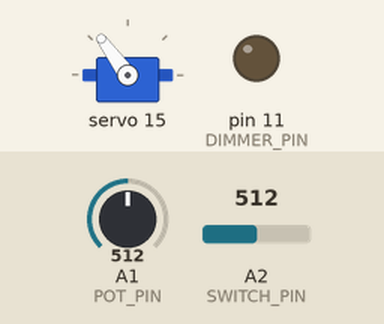
This sketch was run on a simulated Arduino Uno, built with avr-gcc and run on an emulated ATmega328P. Shown: servo, output pins drawn as LEDs (lit = HIGH). The test bench sets the inputs (shaded band); at power-on: A2 (SWITCH_PIN) = 512, A1 (POT_PIN) = 512.

Above: at 0.1 s.
At 1.8 s:
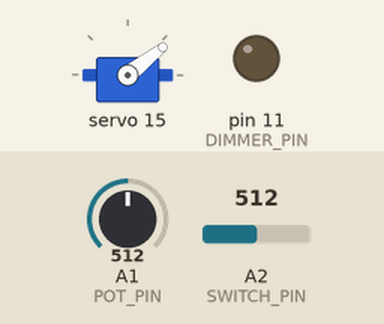
1.9 s: A2 (SWITCH_PIN) set to 893
3.6 s: A2 (SWITCH_PIN) set to 919
At 5.3 s:
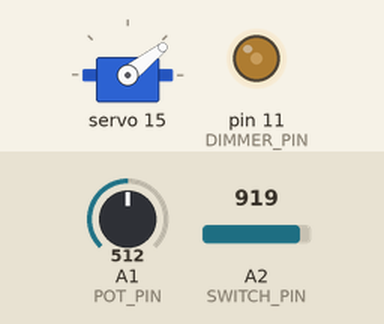
Timing chart, 0 to 6.8 s (numbered marks = the images above; inputs shaded):
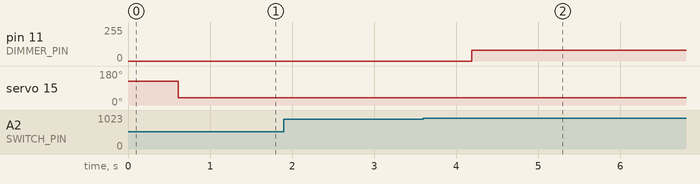

The sketch:

uselessBox.ino
```cpp
#include "globals.h"
#include "box.h"

Box uselessBox;

void setup()
{
  Serial.begin(9600);

  uselessBox.Initialize(
    SWITCH_PIN,
    POT_PIN,
    DIMMER_PIN,
    SERVO_PIN,
    SAMPLES);
}

void loop() {
  uselessBox.UpdateState();
}
```

box.cpp
```cpp
#include "box.h"

Box::Box() :
  m_pServo(nullptr),
  m_pSwitch(nullptr),
  m_pDimmer(nullptr),
  m_prevState(Switch::Off),
  m_time(millis()),
  m_sleeping(false)
{
  // empty
}

Box::~Box()
{
  delete m_pDimmer;
  delete m_pSwitch;
  delete m_pServo;
}

void Box::Initialize(
  int switchPin,
  int potPin,
  int dimmerPin,
  int servoPin,
  int samplingCount)
{
  m_pDimmer = new Dimmer(dimmerPin, potPin, samplingCount);
  m_pSwitch = new Switch(switchPin, samplingCount);
  m_pServo = new ServoControl(servoPin);
  m_pServo->Sleep();
}

void Box::UpdateState()
{
  Switch::State switchState = m_pSwitch->GetState();
  StateTransition(switchState);
}

void Box::StateTransition(Switch::State state)
{
  bool stateChange = m_prevState != state;

  switch (state)
  {
    case Switch::Off:
    {
      if (stateChange)
      {
        if (m_prevState == Switch::Arm)
        {
          // just retract the arm, we don't care about play timing here
          m_pServo->Retract();
        }
        else if (m_prevState == Switch::Light)
        {
          // turn off our light as we don't need it
          m_pDimmer->Off();
        }

        // begin timer capture so we can sleep our state(s)
        m_time = millis();
        m_sleeping = false;
      }

      // if we've been idle for more than 10 seconds, turn off the servos
      if (!m_sleeping &&
        millis() - m_time > 10000)
      {
        m_pServo->Sleep();
        m_sleeping = true;
      }

      break;
    }

    case Switch::Light:
    {
      // sleep the servo as we don't need it to respond to shit
      m_pServo->Sleep();

      m_pDimmer->On();

      break;
    }

    case Switch::Arm:
    {
      // turn off the dimmer
      // TODO - prob unnecessary due to Off state catch
      m_pDimmer->Off();

      m_pServo->Extend();
      break;
    }
  }

  m_prevState = state;
}
```

box.h
```cpp
#ifndef BOX_H
#define BOX_H

#include "Arduino.h"
#include "dimmer.h"
#include "servo.h"
#include "switch.h"

class Box
{
  public:
    Box();
    ~Box();

    void Initialize(
      int switchPin,
      int potPin,
      int dimmerPin,
      int servoPin,
      int samplingCount);

    void UpdateState();

  private:
    void StateTransition(Switch::State state);

  private:
    ServoControl *m_pServo;
    Switch *m_pSwitch;
    Dimmer *m_pDimmer;

    Switch::State m_prevState;
    unsigned long m_time;
    bool m_sleeping;
};

#endif
```

dimmer.cpp
```cpp
#include "dimmer.h"

Dimmer::Dimmer(int dimmerPin, int potPin, int samplingCount) :
  m_pin(dimmerPin),
  m_currentValue(0)
{
  m_pot = new Potentiometer(potPin, samplingCount);

  pinMode(m_pin, OUTPUT);
  analogWrite(m_pin, 0);
}

Dimmer::~Dimmer()
{
  delete m_pot;
}

void Dimmer::On()
{
  int value = m_pot->GetValue();

  // pot input should already be smoothed but update PWM signal on values > than
  // threshold to prevent light flickering (TODO - play w/ value?)
  int threshold = abs(m_currentValue - value);
  if (threshold > 3)
  {
    m_currentValue = value;
    analogWrite(m_pin, value);
    delay(100);
  }
}

void Dimmer::Off()
{
  if (m_currentValue > 0)
  {
    m_currentValue = 0;
    analogWrite(m_pin, 0);
  }
}
```

dimmer.h
```cpp
#ifndef DIMMER_H
#define DIMMER_H

#include "Arduino.h"
#include "potentiometer.h"

class Dimmer
{
  public:
    Dimmer(int dimmerPin, int potPin, int samplingCount);
    ~Dimmer();
    void On();
    void Off();

  private:
    int m_pin;
    int m_currentValue;
    Potentiometer* m_pot;
};

#endif
```

globals.h
```cpp
#ifndef GLOBALS_H
#define GLOBALS_H

// global pin defines
const int SWITCH_PIN = A2;
const int POT_PIN = A1;
const int DIMMER_PIN = 11;
const int SERVO_PIN = 15;

// global environment variables
const int SAMPLES = 15;

#endif
```

median.cpp
```cpp
//
// FILE: RunningMedian.cpp
// AUTHOR: Rob dot Tillaart at gmail dot com
// VERSION: 0.1.04
// PURPOSE: RunningMedian library for Arduino
//
// HISTORY:
// 0.1.00 - 2011-02-16 initial version
// 0.1.01 - 2011-02-22 added remarks from CodingBadly
// 0.1.02 - 2012-03-15 added
// 0.1.03 - 2013-09-30 added _sorted flag, minor refactor
// 0.1.04 - 2013-10-17 added getAverage(uint8_t) - kudo's to Sembazuru
//
// Released to the public domain
//

#include "Median.h"

RunningMedian::RunningMedian(uint8_t size)
{
    _size = constrain(size, MEDIAN_MIN_SIZE, MEDIAN_MAX_SIZE);
    // array's could be allocated by malloc here,
    // but using fixed size is easier.
    clear();
}

RunningMedian::RunningMedian()
{
    _size = MEDIAN_DEF_SIZE;
    clear();
}
// resets all counters
void RunningMedian::clear()
{
    _cnt = 0;
    _idx = 0;
    _sorted = false;
}

// adds a new value to the data-set
// or overwrites the oldest if full.
void RunningMedian::add(float value)
{
    _ar[_idx++] = value;
    if (_idx >= _size) _idx = 0; // wrap around
    if (_cnt < _size) _cnt++;
    _sorted = false;
}

float RunningMedian::getMedian()
{
    if (_cnt > 0)
    {
        if (_sorted == false) sort();
        return _as[_cnt/2];
    }
    return NAN;
}

#ifdef RUNNING_MEDIAN_ALL
float RunningMedian::getHighest()
{
    if (_cnt > 0)
    {
        if (_sorted == false) sort();
        return _as[_cnt-1];
    }
    return NAN;
}

float RunningMedian::getLowest()
{
    if (_cnt > 0)
    {
        if (_sorted == false) sort();
        return _as[0];
    }
    return NAN;
}

float RunningMedian::getAverage()
{
    if (_cnt > 0)
    {
        float sum = 0;
        for (uint8_t i=0; i< _cnt; i++) sum += _ar[i];
        return sum / _cnt;
    }
    return NAN;
}

float RunningMedian::getAverage(uint8_t nMedians)
{
    if ((_cnt > 0) && (nMedians > 0))
    {
        if (_cnt < nMedians) nMedians = _cnt;     // when filling the array for first time
        uint8_t start = ((_cnt - nMedians)/2);
        uint8_t stop = start + nMedians;
        sort();
        float sum = 0;
        for (uint8_t i = start; i < stop; i++) sum += _as[i];
        return sum / nMedians;
    }
    return NAN;
}

uint8_t RunningMedian::getSize() { return _size; };

uint8_t RunningMedian::getCount() { return _cnt; };
#endif

void RunningMedian::sort()
{
    // copy
    for (uint8_t i=0; i< _cnt; i++) _as[i] = _ar[i];

    // sort all
    for (uint8_t i=0; i< _cnt-1; i++)
    {
        uint8_t m = i;
        for (uint8_t j=i+1; j< _cnt; j++)
        {
            if (_as[j] < _as[m]) m = j;
        }
        if (m != i)
        {
            float t = _as[m];   // PATCH from 0.1.05 (was long)
            _as[m] = _as[i];
            _as[i] = t;
        }
    }
    _sorted = true;
}
```

median.h
```cpp
#ifndef MEDIAN_H
#define MEDIAN_H
//
//    FILE: RunningMedian.h
//  AUTHOR: Rob dot Tillaart at gmail dot com
// PURPOSE: RunningMedian library for Arduino
// VERSION: 0.1.04
//     URL: https://arduino.cc/playground/Main/RunningMedian
// HISTORY: See RunningMedian.cpp
//
// Released to the public domain
//

#if defined(ARDUINO) && ARDUINO >= 100
#include "Arduino.h"
#else
#include "WProgram.h"
#endif

#include <inttypes.h>

#define RUNNING_MEDIAN_VERSION "0.1.04"

// should at least be 5 to be practical
#define MEDIAN_MIN_SIZE     1
#define MEDIAN_MAX_SIZE     19
#define MEDIAN_DEF_SIZE     5

// conditional compile to minimize lib
#define RUNNING_MEDIAN_ALL

class RunningMedian
{
public:
    RunningMedian(uint8_t);
    RunningMedian();

    void clear();
    void add(float);
    float getMedian();

#ifdef RUNNING_MEDIAN_ALL
    float getAverage();
    float getAverage(uint8_t);
    float getHighest();
    float getLowest();

    uint8_t getSize();
    uint8_t getCount();
#endif

protected:
    boolean _sorted;
    uint8_t _size;
    uint8_t _cnt;
    uint8_t _idx;
    float _ar[MEDIAN_MAX_SIZE];
    float _as[MEDIAN_MAX_SIZE];
    void sort();
};

#endif
// END OF FILE
```

potentiometer.cpp
```cpp
#include "potentiometer.h"

Potentiometer::Potentiometer(int pin, int samplingCount) :
  m_pin(pin),
  m_currentIndex(0),
  m_currentReading(0),
  m_samples(samplingCount)
{
  // empty
}

int Potentiometer::GetValue()
{
   for (int i= 0; i < m_samples.getSize(); ++i)
   {
      // get our median value so as to ignore spikes
      m_samples.add(analogRead(m_pin));
   }
  int potReading = m_samples.getMedian();

  // segment the possible values
  // < 50  : Consider this off
  // < 800 : Utilize majority of pot to control low levels as high level granularity harder to notice
  // >= 800 : Remainder use for higher intensity
  int value;
  if (potReading < 50)
  {
    value = 0;
  }
  else if (potReading < 800)
  {
    value = map(potReading, 50, 800, 50, 100);
  }
  else
  {
    value = map(potReading, 800, 1023, 100, 250);
  }

  return value;
}
```

potentiometer.h
```cpp
#ifndef POTENTIOMETER_H
#define POTENTIOMETER_H

#pragma once
#include "Arduino.h"
#include "median.h"

class Potentiometer
{
  public:
    Potentiometer(int pin, int samplingCount);

    int GetValue();
    int GetValueDebug();

  private:
    int m_pin;
    int m_currentIndex;
    int m_currentReading;
    RunningMedian m_samples;
};

#endif
```

servo.cpp
```cpp
#include "servo.h"

ServoControl::ServoControl(int pin) :
  m_pin(pin),
  m_currentPosition(Home),
  m_sleeping(false)
{
  m_pPwm = new Adafruit_PWMServoDriver();
  m_pPwm->begin();
  m_pPwm->setOscillatorFrequency(27000000);  // The int.osc. is closer to 27MHz
  m_pPwm->setPWMFreq(SERVO_FREQ);  // Analog servos run at ~50 Hz updates

  delay(10);

  // reset to home
  GoToAngle(Home);
}

ServoControl::~ServoControl()
{
  delete m_pPwm;
}

void ServoControl::GoToAngle(int angle)
{
  Wakeup();

  if (angle <= Position::Home || angle >= Position::Switch)
  {
    int pulselength = map(angle, 0, 180, SERVOMIN, SERVOMAX);
    m_pPwm->setPWM(m_pin, 0, pulselength);
  }

  delay(100);  // TODO - move to millis timing and remove blocking delays
}

void ServoControl::Extend()
{
  GoToAngle(Switch);
}
void ServoControl::Retract()
{
  GoToAngle(Home);
}

void ServoControl::Wakeup()
{
  if (m_sleeping)
  {
    m_pPwm->wakeup();
    m_sleeping = false;
  }
}

void ServoControl::Sleep()
{
  if (!m_sleeping)
  {
    m_pPwm->sleep();
    delay(500);   // TODO - move to millis timing and remove blocking delays
    m_sleeping = true;
  }
}

bool ServoControl::IsSleeping()
{
  return m_sleeping;
}
```

servo.h
```cpp
#ifndef SERVO_H
#define SERVO_H

#include "Arduino.h"
#include <Wire.h>
#include <Adafruit_PWMServoDriver.h>

const int SERVOMIN = 110;     // This is the 'minimum' pulse length count (out of 4096)
const int SERVOMAX = 480;     // This is the 'maximum' pulse length count (out of 4096)
const int USMIN = 600;        // This is the rounded 'minimum' microsecond length based on the minimum pulse of 150
const int USMAX = 2400;       // This is the rounded 'maximum' microsecond length based on the maximum pulse of 600
const int SERVO_FREQ = 50 ;   // Analog servos run at ~50 Hz updates

class ServoControl
{
  public:
    enum Position
    {
      Home = 130,
      Switch = 40,
      SwitchAlmost = 80,
      LidPeek = 100,
    };

  public:
    ServoControl(int pin);
    ~ServoControl();
    void Perform(Position endPosition);
    void Perform(Position endPosition, int timeMs);

    void Extend();
    void Retract();
    void Sleep();
    void Wakeup();
    bool IsSleeping();

  private:
    void GoToAngle(int angle);

  private:
    Adafruit_PWMServoDriver *m_pPwm;
    int m_pin;
    Position m_currentPosition;
    bool m_sleeping;
};

#endif
```

switch.cpp
```cpp
#include "switch.h"

Switch::Switch(int pinAssignment, int sampleSize) :
      m_state(Off),
      m_pin(pinAssignment),
      m_samples(sampleSize)
{
  // empty
}

Switch::State Switch::GetState()
{
    for (int i=0; i<10; ++i)
    {
      m_samples.add(analogRead(m_pin));
    }
    int switchValue = m_samples.getMedian();

    State state;
    if(switchValue > 900)
    {
      state = Light;
    }
    else if(switchValue > 500)
    {
      state = Arm;
    }
    else
    {
      state = Off;
    }

    if (m_state != state)
    {
      m_state = state;
    }

    return m_state;
}
```

switch.h
```cpp
#ifndef SWITCH_H
#define SWITCH_H

#include "Arduino.h"
#include "median.h"

class Switch
{
  public:
    enum State
    {
        Arm = 0,
        Off,
        Light
    };

  public:
    Switch(int pinAssignment, int sampleSize);
    State GetState();

  private:
    int m_state;
    int m_pin;
    RunningMedian m_samples;
};

#endif
```

Measured:
- the behaviour switches between 900 and 901 on A2 (SWITCH_PIN) (found by bisection; images 1 and 2)
- after the input at 1.9 s, every drawn part: stays the same
- after the input at 3.6 s, pin 11 (DIMMER_PIN): 0/255 → 80/255 after 0.59 s
